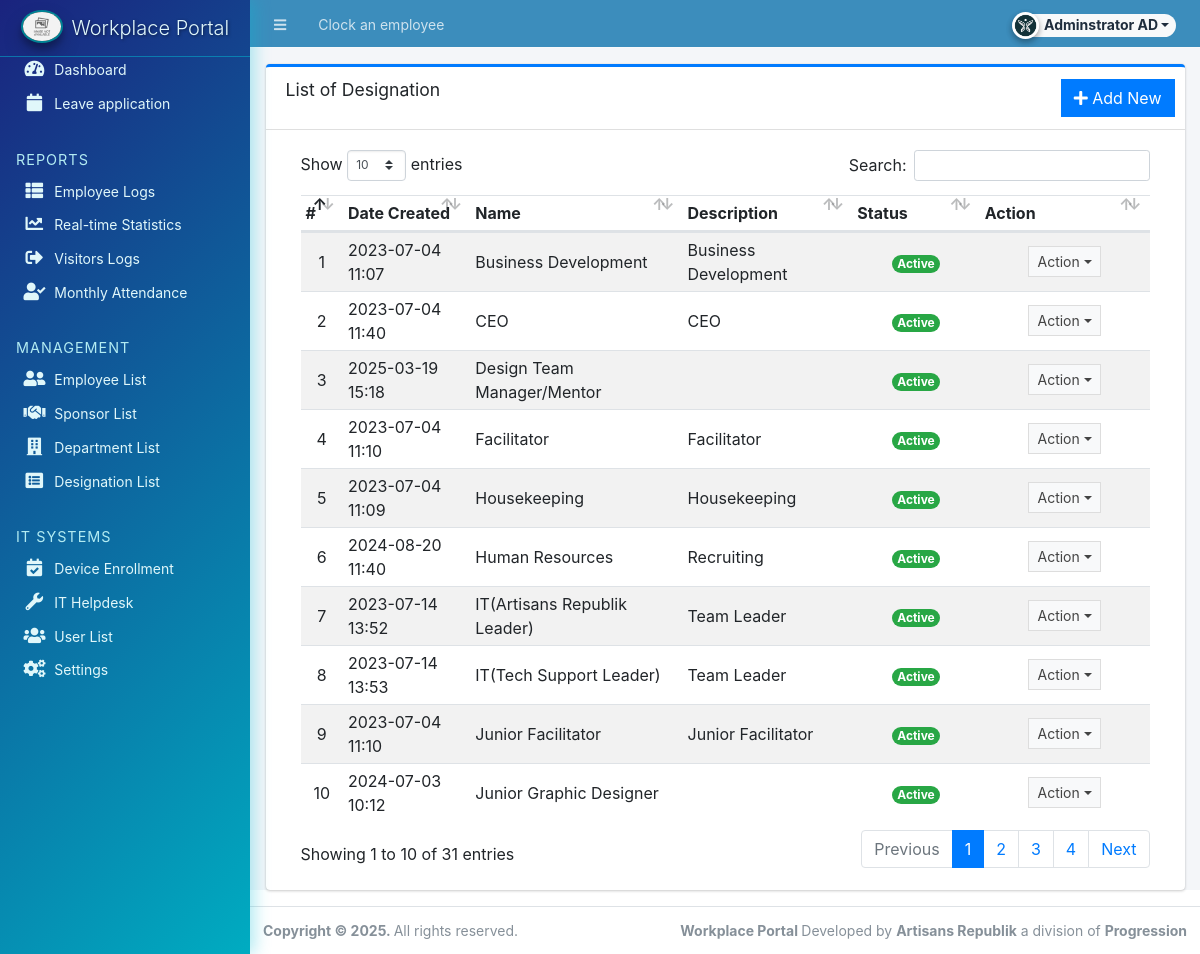
Screenshot of /admin/?page=maintenance/designation (signed in) with the database file from the repository.
### tables this page shows
CREATE TABLE `designation_list` (
  `id` int(30) NOT NULL,
  `name` text NOT NULL,
  `description` text NOT NULL,
  `status` tinyint(1) NOT NULL DEFAULT 1,
  `date_created` datetime NOT NULL DEFAULT current_timestamp(),
  `date_updated` datetime NOT NULL DEFAULT current_timestamp() ON UPDATE current_timestamp()
);

### admin/maintenance/designation.php (the view, shortened to what this page needs)
<div class="card card-outline card-primary">
	<div class="card-header">
		<h3 class="card-title">List of Designation</h3>
		<div class="card-tools">
			<a href="javascript:void(0)" id="create_new" class="btn btn-flat btn-primary"><span class="fas fa-plus"></span>  Add New</a>
		</div>
	</div>
	<div class="card-body">
		<div class="container-fluid">
        <div class="container-fluid">
			<table class="table table-hovered table-striped">
				<colgroup>
					<col width="5%">
					<col width="15%">
					<col width="25%">
					<col width="20%">
					<col width="15%">
					<col width="20%">
				</colgroup>
				<thead>
					<tr>
						<th>#</th>
						<th>Date Created</th>
						<th>Name</th>
						<th>Description</th>
						<th>Status</th>
						<th>Action</th>
					</tr>
				</thead>
				<tbody>
					<?php
					$i = 1;
						$qry = $conn->query("SELECT * from `designation_list`  order by `name` asc ");
						while($row = $qry->fetch_assoc()):
					?>
						<tr>
							<td class="text-center"><?php echo $i++; ?></td>
							<td><?php echo date("Y-m-d H:i",strtotime($row['date_created'])) ?></td>
							<td><?php echo $row['name'] ?></td>
							<td><?php echo $row['description'] ?></td>
							<td class="text-center">
                                <?php if($row['status'] == 1): ?>
                                    <span class="badge badge-success rounded-pill">Active</span>
                                <?php else: ?>
                                    <span class="badge badge-danger rounded-pill">Inactive</span>
                                <?php endif; ?>
                            </td>
							<td align="center">
								 <button type="button" class="btn btn-flat btn-default btn-sm dropdown-toggle dropdown-icon" data-toggle="dropdown">
				                  		Action
				                  </button>
							</td>
						</tr>
					<?php endwhile; ?>
				</tbody>
			</table>
		</div>
		</div>
	</div>
</div>

### rows the page displays
designation_list: date_created "2023-07-04 11:07", name "Business Development", description "Business Development", status "Active"
designation_list: date_created "2023-07-04 11:40", name "CEO", description "CEO", status "Active"
designation_list: date_created "2025-03-19 15:18", name "Design Team Manager/Mentor", status "Active"
designation_list: date_created "2023-07-04 11:10", name "Facilitator", description "Facilitator", status "Active"
designation_list: date_created "2023-07-04 11:09", name "Housekeeping", description "Housekeeping", status "Active"
designation_list: date_created "2024-08-20 11:40", name "Human Resources", description "Recruiting", status "Active"
designation_list: date_created "2023-07-14 13:52", name "IT(Artisans Republik Leader)", description "Team Leader", status "Active"
designation_list: date_created "2023-07-14 13:53", name "IT(Tech Support Leader)", description "Team Leader", status "Active"
designation_list: date_created "2023-07-04 11:10", name "Junior Facilitator", description "Junior Facilitator", status "Active"
designation_list: date_created "2024-07-03 10:12", name "Junior Graphic Designer", status "Active"

### other values shown
$_settings->userdata('firstname').' '.$_settings->userdata('lastname') "Adminstrator AD"
$_settings->info('short_name') "Workplace Portal"
